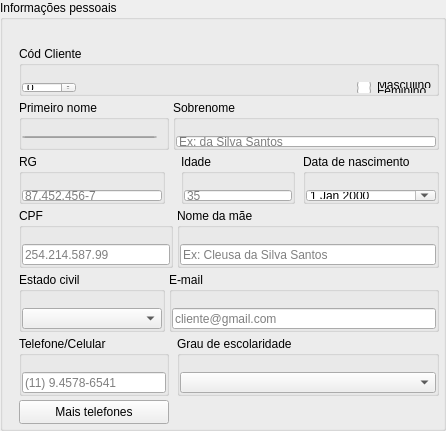
           <widget class="QGroupBox" name="gbInfoPessoais">
            <property name="sizePolicy">
             <sizepolicy hsizetype="Expanding" vsizetype="Expanding">
              <horstretch>0</horstretch>
              <verstretch>0</verstretch>
             </sizepolicy>
            </property>
            <property name="minimumSize">
             <size>
              <width>446</width>
              <height>410</height>
             </size>
            </property>
            <property name="maximumSize">
             <size>
              <width>16777215</width>
              <height>500</height>
             </size>
            </property>
            <property name="title">
             <string>Informações pessoais</string>
            </property>
            <property name="checkable">
             <bool>false</bool>
            </property>
            <layout class="QGridLayout" name="gridLayout_2">
             <property name="leftMargin">
              <number>16</number>
             </property>
             <property name="topMargin">
              <number>26</number>
             </property>
             <property name="rightMargin">
              <number>4</number>
             </property>
             <property name="bottomMargin">
              <number>4</number>
             </property>
             <property name="spacing">
              <number>4</number>
             </property>
             <item row="1" column="0" colspan="2">
              <widget class="QGroupBox" name="groupBox_6">
               <property name="sizePolicy">
                <sizepolicy hsizetype="Preferred" vsizetype="Minimum">
                 <horstretch>0</horstretch>
                 <verstretch>0</verstretch>
                </sizepolicy>
               </property>
               <property name="minimumSize">
                <size>
                 <width>0</width>
                 <height>30</height>
                </size>
               </property>
               <property name="maximumSize">
                <size>
                 <width>16777215</width>
                 <height>50</height>
                </size>
               </property>
               <property name="title">
                <string>Primeiro nome</string>
               </property>
               <layout class="QHBoxLayout" name="horizontalLayout_5">
                <property name="leftMargin">
                 <number>0</number>
                </property>
                <property name="topMargin">
                 <number>16</number>
                </property>
                <item alignment="Qt::AlignTop">
                 <widget class="QLineEdit" name="lePrimeiroNome">
                  <property name="maxLength">
                   <number>20</number>
                  </property>
                  <property name="placeholderText">
                   <string>Ex: José</string>
                  </property>
                 </widget>
                </item>
               </layout>
              </widget>
             </item>
             <item row="6" column="0">
              <widget class="QGroupBox" name="groupBox_12">
               <property name="minimumSize">
                <size>
                 <width>0</width>
                 <height>30</height>
                </size>
               </property>
               <property name="maximumSize">
                <size>
                 <width>16777215</width>
                 <height>60</height>
                </size>
               </property>
               <property name="title">
                <string>Estado civil</string>
               </property>
               <layout class="QHBoxLayout" name="horizontalLayout_12">
                <property name="spacing">
                 <number>0</number>
                </property>
                <property name="leftMargin">
                 <number>0</number>
                </property>
                <property name="topMargin">
                 <number>16</number>
                </property>
                <property name="rightMargin">
                 <number>0</number>
                </property>
                <property name="bottomMargin">
                 <number>0</number>
                </property>
                <item alignment="Qt::AlignTop">
                 <widget class="QComboBox" name="cbxEstCivil"/>
                </item>
               </layout>
              </widget>
             </item>
             <item row="5" column="3" colspan="2">
              <widget class="QGroupBox" name="groupBox_11">
               <property name="minimumSize">
                <size>
                 <width>0</width>
                 <height>30</height>
                </size>
               </property>
               <property name="maximumSize">
                <size>
                 <width>16777215</width>
                 <height>60</height>
                </size>
               </property>
               <property name="title">
                <string>Nome da mãe</string>
               </property>
               <layout class="QHBoxLayout" name="horizontalLayout_11">
                <property name="spacing">
                 <number>0</number>
                </property>
                <property name="leftMargin">
                 <number>0</number>
                </property>
                <property name="topMargin">
                 <number>16</number>
                </property>
                <property name="rightMargin">
                 <number>0</number>
                </property>
                <property name="bottomMargin">
                 <number>0</number>
                </property>
                <item alignment="Qt::AlignTop">
                 <widget class="QLineEdit" name="leNomeMae">
                  <property name="maxLength">
                   <number>40</number>
                  </property>
                  <property name="placeholderText">
                   <string>Ex: Cleusa da Silva Santos</string>
                  </property>
                 </widget>
                </item>
               </layout>
              </widget>
             </item>
             <item row="0" column="0" colspan="5">
              <widget class="QGroupBox" name="groupBox_5">
               <property name="minimumSize">
                <size>
                 <width>0</width>
                 <height>40</height>
                </size>
               </property>
               <property name="maximumSize">
                <size>
                 <width>16777215</width>
                 <height>50</height>
                </size>
               </property>
               <property name="title">
                <string>Cód Cliente</string>
               </property>
               <property name="flat">
                <bool>true</bool>
               </property>
               <layout class="QHBoxLayout" name="horizontalLayout_4">
                <property name="spacing">
                 <number>16</number>
                </property>
                <property name="leftMargin">
                 <number>0</number>
                </property>
                <property name="topMargin">
                 <number>16</number>
                </property>
                <property name="rightMargin">
                 <number>0</number>
                </property>
                <property name="bottomMargin">
                 <number>0</number>
                </property>
                <item alignment="Qt::AlignTop">
                 <widget class="QSpinBox" name="sbCdCliente">
                  <property name="maximum">
                   <number>1000</number>
                  </property>
                 </widget>
                </item>
                <item>
                 <layout class="QHBoxLayout" name="hlCheckBox"/>
                </item>
                <item>
                 <spacer name="horizontalSpacer">
                  <property name="orientation">
                   <enum>Qt::Horizontal</enum>
                  </property>
                  <property name="sizeHint" stdset="0">
                   <size>
                    <width>40</width>
                    <height>20</height>
                   </size>
                  </property>
                 </spacer>
                </item>
                <item alignment="Qt::AlignTop">
                 <widget class="QFrame" name="frame_8">
                  <property name="sizePolicy">
                   <sizepolicy hsizetype="Preferred" vsizetype="Preferred">
                    <horstretch>0</horstretch>
                    <verstretch>0</verstretch>
                   </sizepolicy>
                  </property>
                  <property name="frameShape">
                   <enum>QFrame::NoFrame</enum>
                  </property>
                  <property name="frameShadow">
                   <enum>QFrame::Raised</enum>
                  </property>
                  <layout class="QVBoxLayout" name="verticalLayout_4">
                   <property name="spacing">
                    <number>0</number>
                   </property>
                   <property name="leftMargin">
                    <number>0</number>
                   </property>
                   <property name="topMargin">
                    <number>0</number>
                   </property>
                   <property name="rightMargin">
                    <number>0</number>
                   </property>
                   <property name="bottomMargin">
                    <number>0</number>
                   </property>
                   <item alignment="Qt::AlignTop">
                    <widget class="QRadioButton" name="rbMasculino">
                     <property name="text">
                      <string>Masculino</string>
                     </property>
                    </widget>
                   </item>
                   <item alignment="Qt::AlignTop">
                    <widget class="QRadioButton" name="rbFeminino">
                     <property name="text">
                      <string>Feminino</string>
                     </property>
                    </widget>
                   </item>
                  </layout>
                 </widget>
                </item>
               </layout>
              </widget>
             </item>
             <item row="1" column="2" colspan="3">
              <widget class="QGroupBox" name="groupBox_7">
               <property name="minimumSize">
                <size>
                 <width>0</width>
                 <height>30</height>
                </size>
               </property>
               <property name="maximumSize">
                <size>
                 <width>16777215</width>
                 <height>50</height>
                </size>
               </property>
               <property name="title">
                <string>Sobrenome</string>
               </property>
               <layout class="QHBoxLayout" name="horizontalLayout_6">
                <property name="spacing">
                 <number>0</number>
                </property>
                <property name="leftMargin">
                 <number>0</number>
                </property>
                <property name="topMargin">
                 <number>16</number>
                </property>
                <property name="rightMargin">
                 <number>0</number>
                </property>
                <property name="bottomMargin">
                 <number>0</number>
                </property>
                <item alignment="Qt::AlignTop">
                 <widget class="QLineEdit" name="leSobrenome">
                  <property name="maxLength">
                   <number>30</number>
                  </property>
                  <property name="placeholderText">
                   <string>Ex: da Silva Santos</string>
                  </property>
                 </widget>
                </item>
               </layout>
              </widget>
             </item>
             <item row="7" column="3" colspan="2">
              <widget class="QGroupBox" name="groupBox_16">
               <property name="minimumSize">
                <size>
                 <width>0</width>
                 <height>30</height>
                </size>
               </property>
               <property name="maximumSize">
                <size>
                 <width>16777215</width>
                 <height>60</height>
                </size>
               </property>
               <property name="title">
                <string>Grau de escolaridade</string>
               </property>
               <layout class="QHBoxLayout" name="horizontalLayout_15">
                <property name="spacing">
                 <number>0</number>
                </property>
                <property name="leftMargin">
                 <number>0</number>
                </property>
                <property name="topMargin">
                 <number>16</number>
                </property>
                <property name="rightMargin">
                 <number>0</number>
                </property>
                <property name="bottomMargin">
                 <number>0</number>
                </property>
                <item alignment="Qt::AlignTop">
                 <widget class="QComboBox" name="cbxEscolaridade"/>
                </item>
               </layout>
              </widget>
             </item>
             <item row="8" column="0" colspan="2" alignment="Qt::AlignTop">
              <widget class="QPushButton" name="pbMaisTelefones">
               <property name="minimumSize">
                <size>
                 <width>0</width>
                 <height>24</height>
                </size>
               </property>
               <property name="text">
                <string>Mais telefones</string>
               </property>
              </widget>
             </item>
             <item row="5" column="0" colspan="3">
              <widget class="QGroupBox" name="groupBox_10">
               <property name="minimumSize">
                <size>
                 <width>0</width>
                 <height>30</height>
                </size>
               </property>
               <property name="maximumSize">
                <size>
                 <width>16777215</width>
                 <height>60</height>
                </size>
               </property>
               <property name="title">
                <string>CPF</string>
               </property>
               <layout class="QHBoxLayout" name="horizontalLayout_10">
                <property name="spacing">
                 <number>0</number>
                </property>
                <property name="leftMargin">
                 <number>0</number>
                </property>
                <property name="topMargin">
                 <number>16</number>
                </property>
                <property name="rightMargin">
                 <number>0</number>
                </property>
                <property name="bottomMargin">
                 <number>0</number>
                </property>
                <item alignment="Qt::AlignTop">
                 <widget class="QLineEdit" name="leCpf">
                  <property name="maxLength">
                   <number>14</number>
                  </property>
                  <property name="frame">
                   <bool>true</bool>
                  </property>
                  <property name="placeholderText">
                   <string>254.214.587.99</string>
                  </property>
                 </widget>
                </item>
               </layout>
              </widget>
             </item>
             <item row="3" column="4" alignment="Qt::AlignTop">
              <widget class="QFrame" name="frame_10">
               <property name="frameShape">
                <enum>QFrame::NoFrame</enum>
               </property>
               <property name="frameShadow">
                <enum>QFrame::Raised</enum>
               </property>
               <layout class="QHBoxLayout" name="horizontalLayout_32">
                <property name="spacing">
                 <number>8</number>
                </property>
                <property name="leftMargin">
                 <number>0</number>
                </property>
                <property name="topMargin">
                 <number>0</number>
                </property>
                <property name="rightMargin">
                 <number>0</number>
                </property>
                <property name="bottomMargin">
                 <number>0</number>
                </property>
                <item>
                 <widget class="QGroupBox" name="groupBox_9">
                  <property name="minimumSize">
                   <size>
                    <width>0</width>
                    <height>30</height>
                   </size>
                  </property>
                  <property name="maximumSize">
                   <size>
                    <width>16777215</width>
                    <height>50</height>
                   </size>
                  </property>
                  <property name="title">
                   <string>Idade</string>
                  </property>
                  <layout class="QHBoxLayout" name="horizontalLayout_9">
                   <property name="spacing">
                    <number>0</number>
                   </property>
                   <property name="leftMargin">
                    <number>0</number>
                   </property>
                   <property name="topMargin">
                    <number>16</number>
                   </property>
                   <property name="rightMargin">
                    <number>0</number>
                   </property>
                   <property name="bottomMargin">
                    <number>0</number>
                   </property>
                   <item alignment="Qt::AlignTop">
                    <widget class="QLineEdit" name="leIdade">
                     <property name="maxLength">
                      <number>2</number>
                     </property>
                     <property name="placeholderText">
                      <string>35</string>
                     </property>
                    </widget>
                   </item>
                  </layout>
                 </widget>
                </item>
                <item>
                 <widget class="QGroupBox" name="groupBox_14">
                  <property name="minimumSize">
                   <size>
                    <width>0</width>
                    <height>30</height>
                   </size>
                  </property>
                  <property name="maximumSize">
                   <size>
                    <width>16777215</width>
                    <height>50</height>
                   </size>
                  </property>
                  <property name="title">
                   <string>Data de nascimento</string>
                  </property>
                  <layout class="QHBoxLayout" name="horizontalLayout_8">
                   <property name="spacing">
                    <number>0</number>
                   </property>
                   <property name="leftMargin">
                    <number>0</number>
                   </property>
                   <property name="topMargin">
                    <number>16</number>
                   </property>
                   <property name="rightMargin">
                    <number>0</number>
                   </property>
                   <property name="bottomMargin">
                    <number>0</number>
                   </property>
                   <item alignment="Qt::AlignTop">
                    <widget class="QDateEdit" name="dtNascimento">
                     <property name="calendarPopup">
                      <bool>true</bool>
                     </property>
                    </widget>
                   </item>
                  </layout>
                 </widget>
                </item>
               </layout>
              </widget>
             </item>
             <item row="6" column="1" colspan="4">
              <widget class="QGroupBox" name="groupBox_13">
               <property name="minimumSize">
                <size>
                 <width>0</width>
                 <height>30</height>
                </size>
               </property>
               <property name="maximumSize">
                <size>
                 <width>16777215</width>
                 <height>60</height>
                </size>
               </property>
               <property name="title">
                <string>E-mail</string>
               </property>
               <layout class="QHBoxLayout" name="horizontalLayout_13">
                <property name="spacing">
                 <number>0</number>
                </property>
                <property name="leftMargin">
                 <number>0</number>
                </property>
                <property name="topMargin">
                 <number>16</number>
                </property>
                <property name="rightMargin">
                 <number>0</number>
                </property>
                <property name="bottomMargin">
                 <number>0</number>
                </property>
                <item alignment="Qt::AlignTop">
                 <widget class="QLineEdit" name="leEmail">
                  <property name="maxLength">
                   <number>40</number>
                  </property>
                  <property name="placeholderText">
                   <string>cliente@gmail.com</string>
                  </property>
                 </widget>
                </item>
               </layout>
              </widget>
             </item>
             <item row="3" column="0">
              <widget class="QGroupBox" name="groupBox_8">
               <property name="minimumSize">
                <size>
                 <width>0</width>
                 <height>30</height>
                </size>
               </property>
               <property name="maximumSize">
                <size>
                 <width>16777215</width>
                 <height>50</height>
                </size>
               </property>
               <property name="title">
                <string>RG</string>
               </property>
               <layout class="QHBoxLayout" name="horizontalLayout_7">
                <property name="spacing">
                 <number>0</number>
                </property>
                <property name="leftMargin">
                 <number>0</number>
                </property>
                <property name="topMargin">
                 <number>16</number>
                </property>
                <property name="rightMargin">
                 <number>0</number>
                </property>
                <property name="bottomMargin">
                 <number>0</number>
                </property>
                <item alignment="Qt::AlignTop">
                 <widget class="QLineEdit" name="leRg">
                  <property name="maxLength">
                   <number>12</number>
                  </property>
                  <property name="placeholderText">
                   <string>87.452.456-7</string>
                  </property>
                 </widget>
                </item>
               </layout>
              </widget>
             </item>
             <item row="7" column="0" colspan="2">
              <widget class="QGroupBox" name="groupBox_15">
               <property name="minimumSize">
                <size>
                 <width>0</width>
                 <height>30</height>
                </size>
               </property>
               <property name="maximumSize">
                <size>
                 <width>16777215</width>
                 <height>60</height>
                </size>
               </property>
               <property name="title">
                <string>Telefone/Celular</string>
               </property>
               <layout class="QHBoxLayout" name="horizontalLayout_14">
                <property name="spacing">
                 <number>0</number>
                </property>
                <property name="leftMargin">
                 <number>0</number>
                </property>
                <property name="topMargin">
                 <number>16</number>
                </property>
                <property name="rightMargin">
                 <number>0</number>
                </property>
                <property name="bottomMargin">
                 <number>0</number>
                </property>
                <item alignment="Qt::AlignTop">
                 <widget class="QLineEdit" name="leTelefone">
                  <property name="maxLength">
                   <number>16</number>
                  </property>
                  <property name="placeholderText">
                   <string>(11) 9.4578-6541</string>
                  </property>
                 </widget>
                </item>
               </layout>
              </widget>
             </item>
            </layout>
           </widget>
